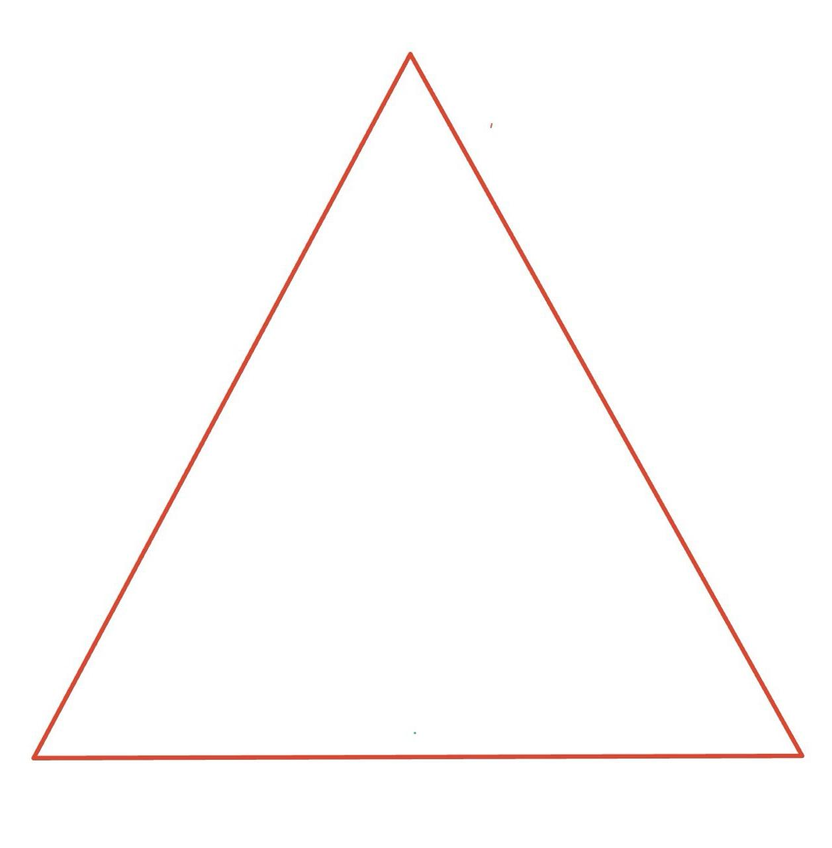
#> input picture code/examples/triangle1.png, 832 x 848 px, shrunk from 1257 x 1280 before the run
$ python main.py
#> lines starting #> are read from the running program, lines starting #| are printed output that depends on the picture; after the words box and inside, x2 and y2 are one past the last pixel; in counts of white or black regions, pixels touching at a corner belong together
### code/LOSW_decomposition.py
import numpy as np
import scipy.signal as signal
import scipy.interpolate as interp
import matplotlib.pyplot as plt
import pywt
from skimage import io, color

# [5 lines left out: function losw_basis, not called in this run]

def losw_filter_bank():
    p = np.array([9/5, -19/15, 8/15, -1/15])
    # q = np.array([0.5, -0.5])
    q = np.array([1, 0, -1]) / 2
    return p, q

def losw_decompose(image):
    image = color.rgb2gray(image) if len(image.shape) == 3 else image
    p, q = losw_filter_bank()

    # Strings filtration
    low_rows = signal.convolve2d(image, p.reshape(1, -1), mode='same', boundary='symm')
    high_rows = signal.convolve2d(image, q.reshape(1, -1), mode='same', boundary='symm')

    # Columns filtration
    cA = signal.convolve2d(low_rows, p.reshape(-1, 1), mode='same', boundary='symm')
    cH = signal.convolve2d(high_rows, p.reshape(-1, 1), mode='same', boundary='symm')
    cV = signal.convolve2d(low_rows, q.reshape(-1, 1), mode='same', boundary='symm')
    cD = signal.convolve2d(high_rows, q.reshape(-1, 1), mode='same', boundary='symm')

    return cA, cH, cV, cD

def visualize_decomposition(image, cA, cH, cV, cD, filename):
    fig, axes = plt.subplots(3, 2, figsize=(10, 9))

    axes[0, 0].imshow(image, cmap='gray')
    axes[0, 0].set_title('Original Image')
    axes[0, 0].axis('off')

    axes[0, 1].axis('off')

    axes[1, 0].imshow(cA, cmap='gray')
    axes[1, 0].set_title('Low-frequency (cA)')
    axes[1, 1].imshow(cH, cmap='gray')
    axes[1, 1].set_title('High-frequency horizontal (cH)')

    axes[2, 0].imshow(cV, cmap='gray')
    axes[2, 0].set_title('High-frequency vertical (cV)')
    axes[2, 1].imshow(cD, cmap='gray')
    axes[2, 1].set_title('High-frequency diagonal (cD)')

    for ax in axes.flat:
        ax.axis('off')

    plt.tight_layout()
    plt.subplots_adjust(top=0.93)
    plt.savefig(filename)

### code/MSANM.py
import numpy as np
from scipy.ndimage import grey_dilation, grey_erosion
from skimage.util import img_as_float
import matplotlib.pyplot as plt

def get_structuring_elements(mu=2):
    lambda_1 = mu * np.array([[0.5, 1.0, 0.5],
                        [1.0, 2.0, 1.0],
                        [0.5, 1.0, 0.5]])

    lambda_2 = mu * np.array([[0,   0.5, 0],
                        [0.5, 0.5, 0.5],
                        [0,   0.5, 0]])

    lambda_3 = mu * np.array([[0, 0,   0],
                        [0.5, 0.5, 0.5],
                        [0, 0,   0]])

    return lambda_1, lambda_2, lambda_3


def morphological_opening(image, selem):
    """
    O_lambda(x) = E_lambda(D_lambda(x))
    """
    dilated = grey_dilation(image, footprint=selem)
    eroded = grey_erosion(dilated, footprint=selem)
    return eroded

def MSANM(cA):
    """
    Parameters: low-frequency component cA
    Returns: edge image E_d
    """
    cA = img_as_float(cA)

    lambda_1, lambda_2, lambda_3 = get_structuring_elements(mu=2)

    # Dλ1
    d1 = grey_dilation(cA, footprint=lambda_1)

    # Eλ2(Dλ1)
    e2 = grey_erosion(d1, footprint=lambda_2)

    # Oλ3(Eλ2(Dλ1)) = Eλ3(Dλ3(Eλ2(Dλ1)))
    o3 = morphological_opening(e2, lambda_3)

    # Eλ3(Eλ2(Dλ1))
    e3 = grey_erosion(e2, footprint=lambda_3)


    E_d = o3 - e3
    return E_d

def visualize_MSANM(E_d, filename):
    plt.figure(figsize=(6, 6))
    plt.imshow(E_d, cmap='gray')
    plt.title('Edge image $E_d$ obtained by \n the multi-structure anti-noise morphological operator')
    plt.axis('off')
    plt.tight_layout()
    plt.savefig(filename)

### code/SUAMM.py
import numpy as np
import matplotlib.pyplot as plt
from scipy.ndimage import sobel

def SUAMM(E_d, cH, cV, cD):
    """
    Parameters:
    ------------
    E_d : ndarray
        Low-frequency feature map after MSANM
    cH, cV, cD : ndarray
         High-frequency component of the original image

    Returns:
    --------
    CH_prime, CV_prime, CD_prime : ndarray
        Filtered components after SUAMM
    """

    Cx = sobel(E_d, axis=1)  # горизонтальное направление (∂/∂x)
    Cy = sobel(E_d, axis=0)

    delta = np.sqrt(Cx**2 + Cy**2)
    theta = np.arctan2(Cy, Cx)
    theta = np.mod(theta, 2 * np.pi)

    delta = np.sqrt(cH**2 + cV**2 + cD**2)

    theta_H = ((theta >= 0) & (theta < np.pi/8)) | ((theta >= 15*np.pi/8) & (theta < 2*np.pi)) | \
              ((theta >= 7*np.pi/8) & (theta < 9*np.pi/8))
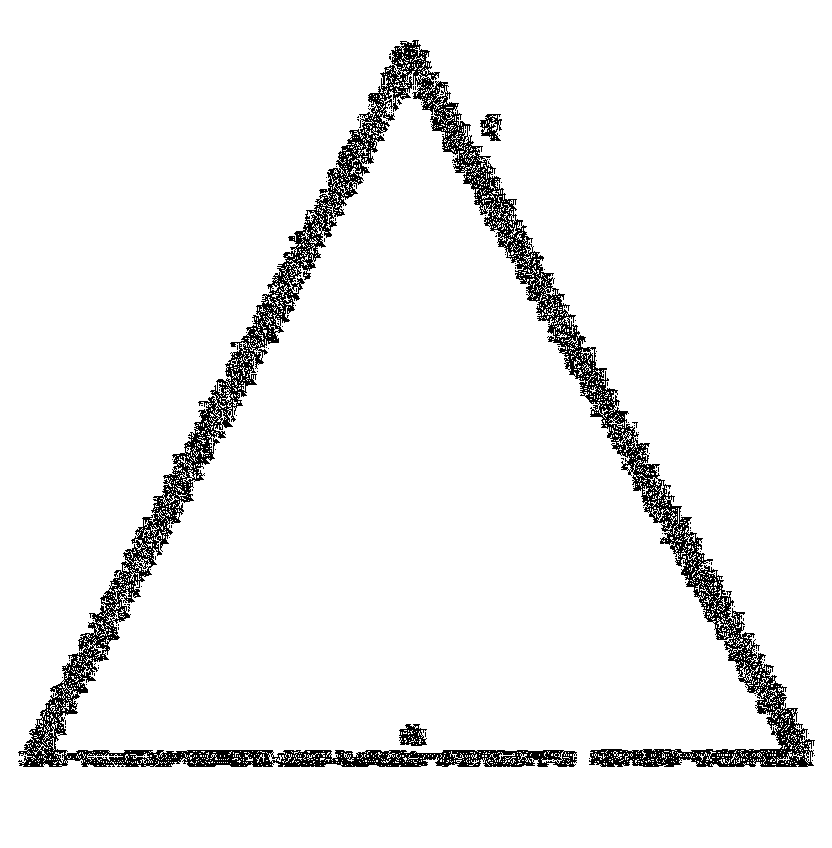
#> theta_H: shape (848, 832) bool; 94% white; black in thin lines or dots, all inside (x1, y1, x2, y2) = (18, 40, 815, 767)

    theta_V = ((theta >= 3*np.pi/8) & (theta < 5*np.pi/8)) | ((theta >= 11*np.pi/8) & (theta < 13*np.pi/8))
#> theta_V: shape (848, 832) bool; 1.7% white in thin lines or dots, all inside (x1, y1, x2, y2) = (20, 40, 814, 767)

    theta_D = ((theta >= np.pi/8) & (theta < 3*np.pi/8)) | ((theta >= 9*np.pi/8) & (theta < 11*np.pi/8)) | \
              ((theta >= 5*np.pi/8) & (theta < 7*np.pi/8)) | ((theta >= 13*np.pi/8) & (theta < 15*np.pi/8))
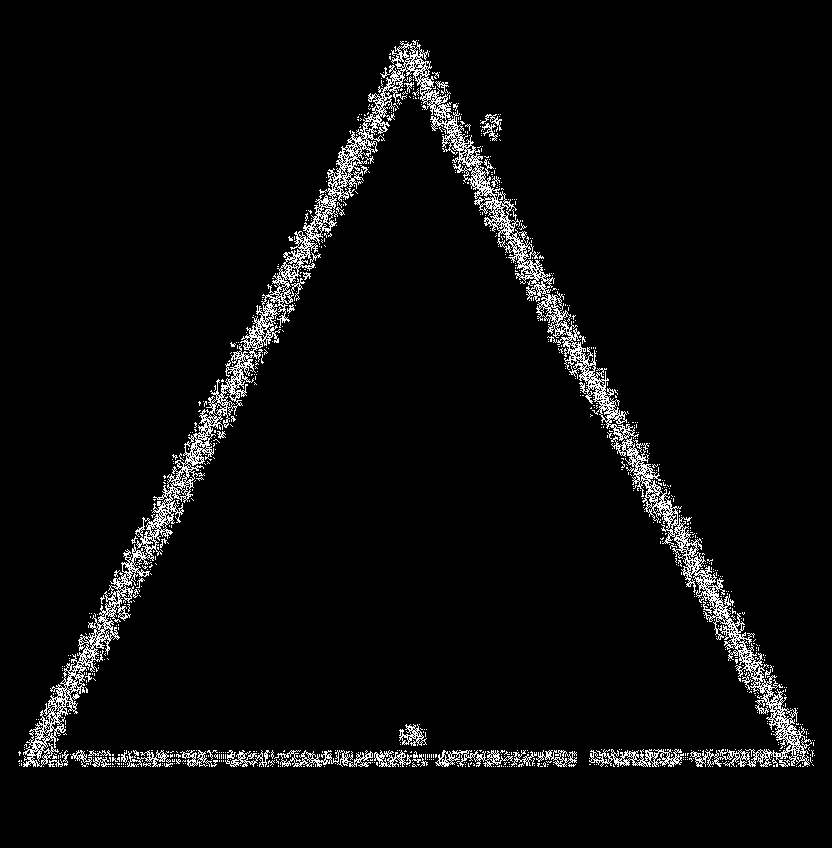
#> theta_D: shape (848, 832) bool; 4.3% white in thin lines or dots, all inside (x1, y1, x2, y2) = (18, 40, 815, 767)

    T_delta = 0.5 * (np.max(delta) + np.min(delta))
#> T_delta = 0.289

    mask = ((theta_H | theta_V | theta_D) & (delta > T_delta))
#> mask: shape (848, 832) bool; 0.68% white in thin lines or dots, all inside (x1, y1, x2, y2) = (30, 51, 805, 761)

    CH_prime = np.where(mask, cH, 0)
    CV_prime = np.where(mask, cV, 0)
    CD_prime = np.where(mask, cD, 0)

    return CH_prime, CV_prime, CD_prime

def visualize_SUAMM(CH_prime, CV_prime, CD_prime, filename):
#> called with filename = 'results/SUAMM/SUAMM_tr1.png'
    fig, axes = plt.subplots(1, 3, figsize=(15, 5))

    axes[0].imshow(CH_prime, cmap='gray')
    axes[0].set_title('CH\' after SUAMM')
    axes[0].axis('off')

    axes[1].imshow(CV_prime, cmap='gray')
    axes[1].set_title('CV\' after SUAMM')
    axes[1].axis('off')

    axes[2].imshow(CD_prime, cmap='gray')
    axes[2].set_title('CD\' after SUAMM')
    axes[2].axis('off')

    plt.tight_layout()
    plt.savefig(filename)
    plt.close()

### code/final_morphological_reconstruction.py
import matplotlib.pyplot as plt

def morphological_reconstruction(E_d, CH_prime, CV_prime, CD_prime):
    """
    Parameters:
    ------------
    E_d : ndarray

    CH_prime, CV_prime, CD_prime : ndarray


    Returns:
    --------
    R : ndarray
        Restored image
    """
    return E_d + CH_prime + CV_prime + CD_prime

def visualize_morphologically_reconstructed(R, filename):
    plt.imshow(R, cmap='gray')
    plt.title("Reconstructed image")
    plt.axis('off')
    plt.savefig(filename)
    plt.close()

### code/main.py
from skimage import io, color
import matplotlib.pyplot as plt

from LOSW_decomposition import losw_decompose
from LOSW_decomposition import visualize_decomposition

from MSANM import MSANM
from MSANM import visualize_MSANM

from SUAMM import SUAMM
from SUAMM import visualize_SUAMM

from final_morphological_reconstruction import morphological_reconstruction
from final_morphological_reconstruction import visualize_morphologically_reconstructed

def visualize_result(image, filename_decomposition, filename_MSANM, filename_SUAMM, filename_reconstructed):
    cA, cH, cV, cD = losw_decompose(image)
    visualize_decomposition(image, cA, cH, cV, cD, filename=filename_decomposition)
    E_d = MSANM(cA)
    visualize_MSANM(E_d, filename=filename_MSANM)
    (CH_prime, CV_prime, CD_prime) = SUAMM(E_d, cH, cV, cD)
    visualize_SUAMM(CH_prime, CV_prime, CD_prime, filename=filename_SUAMM)
    R = morphological_reconstruction(E_d, CH_prime, CV_prime, CD_prime)
    visualize_morphologically_reconstructed(R, filename=filename_reconstructed)


image_1 = io.imread('examples/triangle1.png', as_gray=True)
visualize_result(image=image_1, filename_decomposition="results/LOSW_decomposition/LOSW_d_tr1.png", filename_MSANM="results/MSANM/MSANM_tr1.png",
                 filename_SUAMM="results/SUAMM/SUAMM_tr1.png", filename_reconstructed="results/reconstructed/reconstructed_tr1.png")

image_2 = io.imread('examples/triangle2.png', as_gray=True)
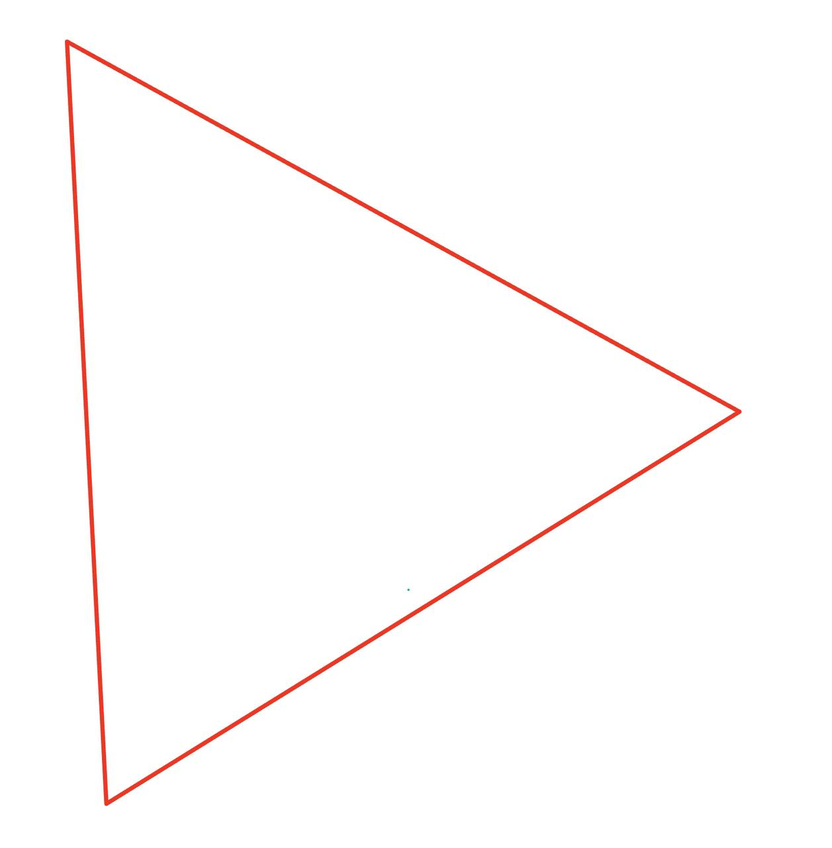
#> input picture code/examples/triangle2.png, 832 x 848 px, shrunk from 1257 x 1280 before the run
#> image_2: shape (848, 832) float64; min 0.295, max 1, mean 0.991
visualize_result(image=image_2, filename_decomposition="results/LOSW_decomposition/LOSW_d_tr2.png", filename_MSANM="results/MSANM/MSANM_tr2.png",
                 filename_SUAMM="results/SUAMM/SUAMM_tr2.png", filename_reconstructed="results/reconstructed/reconstructed_tr2.png")
#> in losw_decompose (call 2), `low_rows = signal.convolve2d(image, p.reshape(1, -1), mode='same', bou..`:
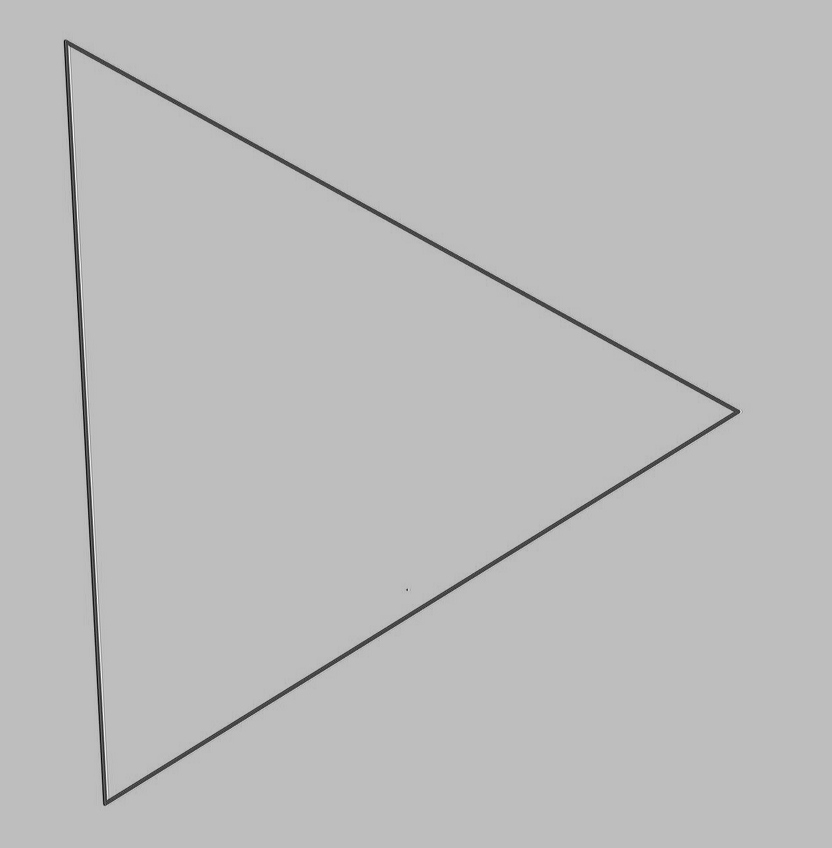
#> low_rows: shape (848, 832) float64; min -0.0104, max 1.34, mean 0.991; drawn with min black and max white
#> in MSANM (call 2), `e3 = grey_erosion(e2, footprint=lambda_3)`:
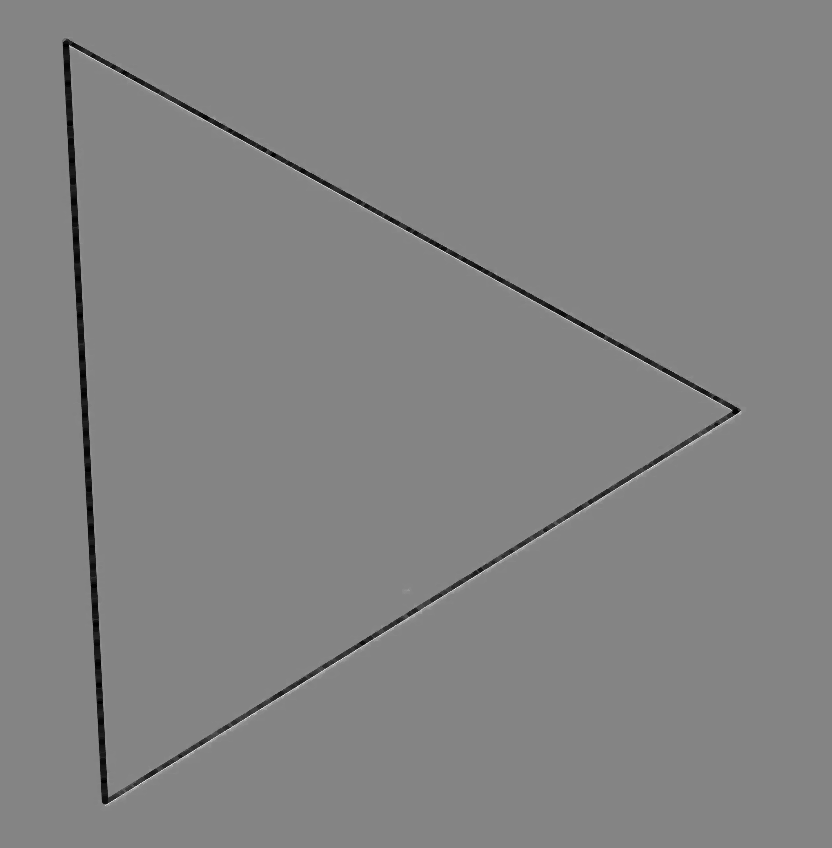
#> e3: shape (848, 832) float64; min 0.446, max 1.51, mean 0.994; drawn with min black and max white
#> in MSANM (call 2), `E_d = o3 - e3`:
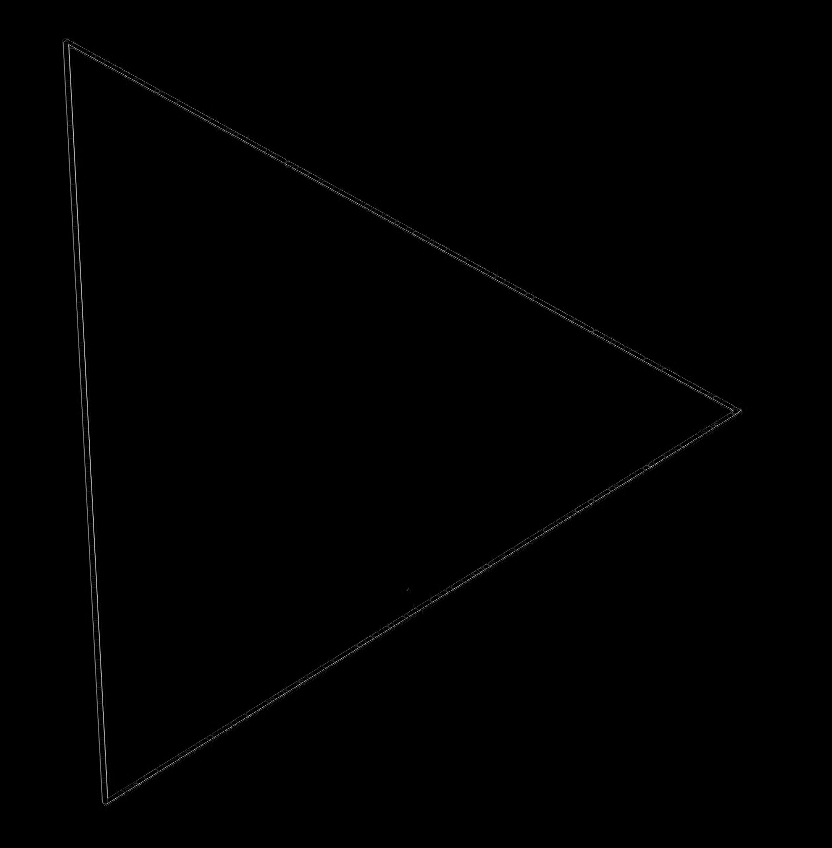
#> E_d: shape (848, 832) float64; min 0, max 0.892, mean 0.0032

#> (the run stopped early here; a loop or call above may not have finished)
